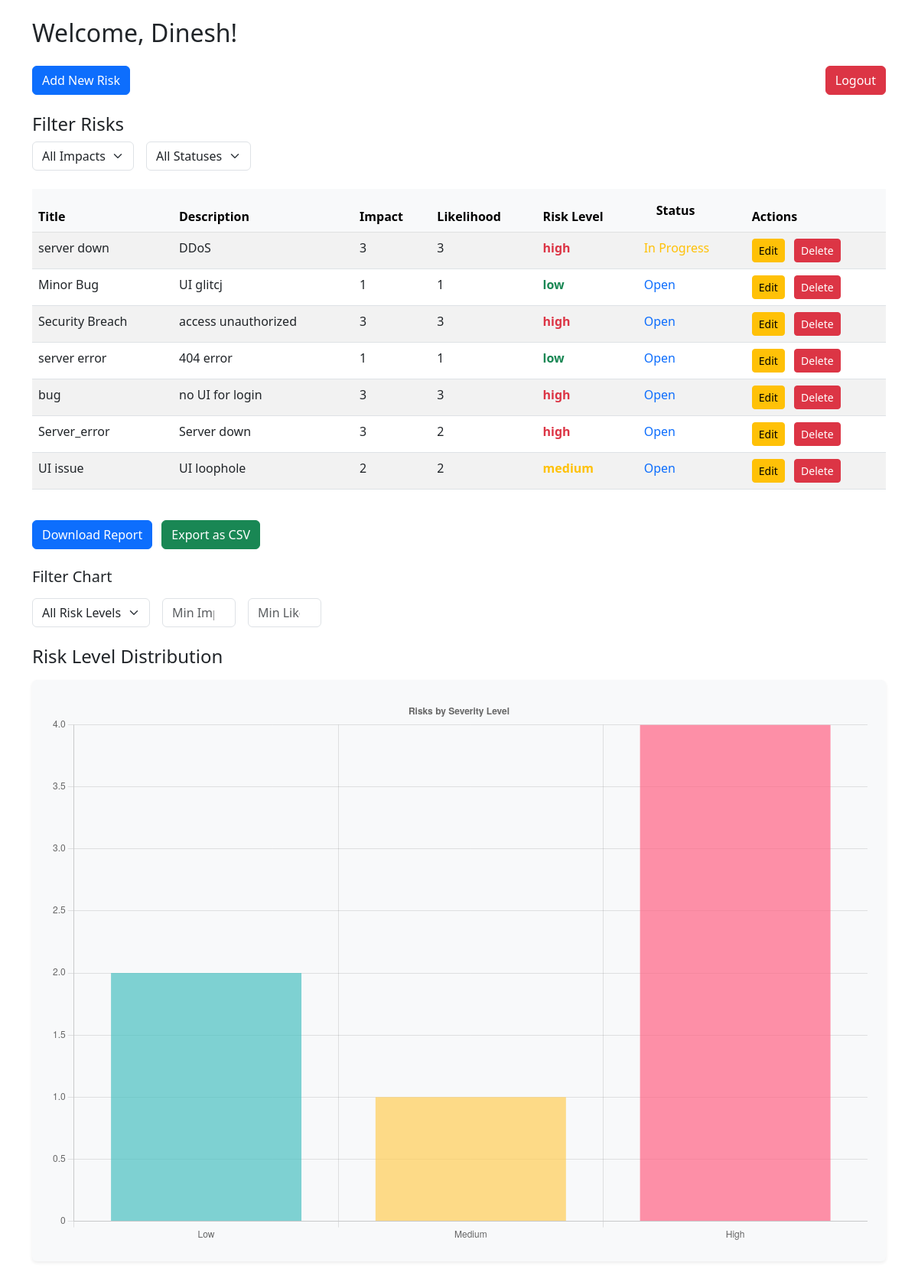
The page /dashboard (signed in) on the database its author committed.
### models.py (models this page shows, shortened)
class User(db.Model, UserMixin):
    id = db.Column(db.Integer, primary_key = True)
    username = db.Column(db.String(20), unique = True, nullable = False)
    password_hash = db.Column(db.String(100), nullable = False)
    is_admin = db.Column(db.Boolean, default=False)

class Risk(db.Model):
    id = db.Column(db.Integer, primary_key = True)
    title = db.Column(db.String(100), nullable = False)
    description = db.Column(db.Text, nullable = False)
    impact = db.Column(db.Integer, nullable = False)
    likelihood = db.Column(db.Integer, nullable = False)
    owner_id = db.Column(db.Integer, db.ForeignKey('user.id'),nullable = False)
    created_at = db.Column(db.DateTime, default = datetime.utcnow)
    updated_at = db.Column(db.DateTime, default = datetime.utcnow, onupdate = datetime.utcnow)
    status = db.Column(db.String(20), nullable=False, default="Open")
    treatment_plan = db.Column(db.Text, nullable=True)
    @property
    def risk_score(self):
        return self.impact*self.likelihood
    @property
    def risk_level(self):
        score = self.risk_score
        if score <= 3:
            return "low"
        elif score <= 5:
            return "medium"
        else:
            return "high"

### app.py (the view)
@app.route('/dashboard')
@login_required
def dashboard():
    risks = Risk.query.filter_by(owner_id=current_user.id).all()
    risk_levels = {'low': 0, 'medium': 0, 'high': 0}
    for risk in risks:
        level = risk.risk_level
        if level in risk_levels:
            risk_levels[level] += 1
    return render_template('dashboard.html', risks=risks, risk_levels=risk_levels)

### app.py (called while the page is built)
@login_manager.user_loader
def load_user(user_id):
    with db.session() as session:  # Use an explicit session
        return session.get(User, int(user_id))

### templates/dashboard.html (shortened to what this page needs)
<!DOCTYPE html>
<html lang="en">
  <head>
    <link
      rel="stylesheet"
      href="https://cdn.jsdelivr.net/npm/bootstrap@5.3.0/dist/css/bootstrap.min.css"
    />
  </head>
  <body class="container py-4">
    <h2 class="mb-4">Welcome, {{ current_user.username }}!</h2>
    <div class="d-flex justify-content-between align-items-center mb-4">
      <a href="{{ url_for('add_risk') }}" class="btn btn-primary"
        >Add New Risk</a
      >
      <a href="{{ url_for('logout') }}" class="btn btn-danger">Logout</a>
    </div>
    <div class="mb-4">
      <h4 class="mb-2">Filter Risks</h4>
      <div class="d-flex gap-3 flex-wrap">
        <select id="impactFilter" class="form-select w-auto">
          <option value="">All Impacts</option>
        </select>
        <select id="statusFilter" class="form-select w-auto">
          <option value="">All Statuses</option>
        </select>
      </div>
    </div>
    <div class="table-responsive mb-4">
      <table class="table table-striped" id="riskTable">
        <thead class="table-light">
          <tr>
            <th onclick="sortTable(0)">Title</th>
            <th onclick="sortTable(1)">Description</th>
            <th onclick="sortTable(2)">Impact</th>
            <th onclick="sortTable(3)">Likelihood</th>
            <th onclick="sortTable(4)">Risk Level</th>
            <th class="py-3 px-4 border-b">Status</th>
            <th>Actions</th>
          </tr>
        </thead>
        <tbody>
          {% for risk in risks %}
          <tr>
            <td>{{ risk.title }}</td>
            <td>{{ risk.description }}</td>
            <td>{{ risk.impact }}</td>
            <td>{{ risk.likelihood }}</td>
            <td
              class="{% if risk.risk_level == 'low' %} text-success {% elif risk.risk_level == 'medium' %} text-warning {% elif risk.risk_level == 'high' %} text-danger {% endif %} fw-semibold"
              data-impact="{{ risk.risk_level | lower }}"
            >
              {{ risk.risk_level }}
            </td>
            <td
              class="{% if risk.status == 'Open' %} text-primary {% elif risk.status == 'In Progress' %} text-warning {% elif risk.status == 'Mitigated' %} text-success {% elif risk.status == 'Closed' %} text-muted {% endif %}"
            >
              {{ risk.status }}
            </td>
            <td>
              <a
                href="{{ url_for('edit_risk', risk_id=risk.id) }}"
                class="btn btn-sm btn-warning me-2"
                >Edit</a
              >
              <form
                action="{{ url_for('delete_risk', risk_id=risk.id) }}"
                method="POST"
                class="d-inline"
              >
                <button
                  type="submit"
                  class="btn btn-sm btn-danger"
                  onclick="return confirm('Are you sure you want to delete this risk?')"
                >
                  Delete
                </button>
              </form>
            </td>
          </tr>
          {% endfor %}
        </tbody>
      </table>
    </div>
    <div class="mb-4">
      <button id="downloadReport" class="btn btn-primary me-2">
        Download Report
      </button>
      <button id="exportCsv" class="btn btn-success">Export as CSV</button>
    </div>
    <div class="mb-4">
      <h5 class="mb-3">Filter Chart</h5>
      <div class="d-flex flex-wrap align-items-center gap-3">
        <select id="chartRiskLevelFilter" class="form-select w-auto">
          <option value="">All Risk Levels</option>
        </select>
        <input
          type="number"
          id="chartImpactMin"
          placeholder="Min Impact"
          class="form-control w-auto"
          min="1"
          max="3"
        />
        <input
          type="number"
          id="chartLikelihoodMin"
          placeholder="Min Likelihood"
          class="form-control w-auto"
          min="1"
          max="3"
        />
      </div>
    </div>
    <div class="mb-5">
      <h4 class="mb-3">Risk Level Distribution</h4>
      <div class="bg-light p-4 rounded shadow-sm">
        <canvas id="riskChart" height="200"></canvas>
      </div>
    </div>
    <script>
      const ctx = document.getElementById('riskChart').getContext('2d');
      const riskChart = new Chart(ctx, {
        type: 'bar',
        data: {
          labels: ['Low', 'Medium', 'High'],
          datasets: [{
            label: 'Number of Risks',
            data: [
              {{ risk_levels['low'] }},
              {{ risk_levels['medium'] }},
              {{ risk_levels['high'] }}
            ],
            backgroundColor: [
              'rgba(75, 192, 192, 0.7)',
              'rgba(255, 206, 86, 0.7)',
              'rgba(255, 99, 132, 0.7)'
            ]
          }]
        },
        options: {
          responsive: true,
          plugins: {
            legend: {
              display: false
            },
            title: {
              display: true,
              text: 'Risks by Severity Level'
            }
          }
        }
      });
    </script>
  </body>
</html>

### rows shown on the page
User: username "Dinesh"
Risk: title "server down", description "DDoS", impact "3", likelihood "3", risk_level "high", status "In Progress"
Risk: title "Minor Bug", description "UI glitcj", impact "1", likelihood "1", risk_level "low", status "Open"
Risk: title "Security Breach", description "access unauthorized", impact "3", likelihood "3", risk_level "high", status "Open"
Risk: title "server error", description "404 error", impact "1", likelihood "1", risk_level "low", status "Open"
Risk: title "bug", description "no UI for login", impact "3", likelihood "3", risk_level "high", status "Open"
Risk: title "Server_error", description "Server down", impact "3", likelihood "2", risk_level "high", status "Open"
Risk: title "UI issue", description "UI loophole", impact "2", likelihood "2", risk_level "medium", status "Open"

### other values the page prints
chart data {{ risk_levels['low'] }} 2
chart data {{ risk_levels['medium'] }} 1
chart data {{ risk_levels['high'] }} 4
